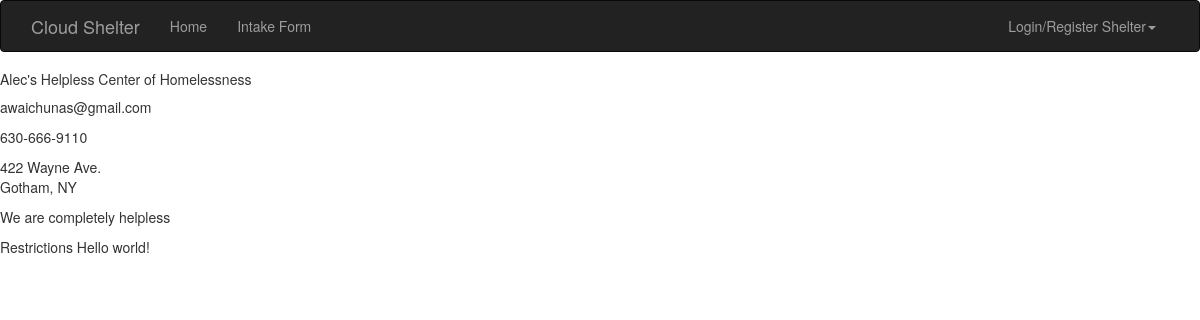
The app's page /shelter/1/ with its own data.
### App/models.py (models this page shows, shortened)
class Shelter(models.Model):
    user = models.OneToOneField(User, on_delete=models.CASCADE)
    userid = models.IntegerField()
    shelter_name = models.CharField(max_length=500)
    shelter_support_email = models.CharField(max_length=200) #See Below?
    shelter_support_tele = models.CharField(max_length=15) #See Below?
    shelter_address = models.CharField(max_length=200)
    shelter_city = models.CharField(max_length=200)
    shelter_state = models.CharField(max_length=2)
    shelter_desc = models.CharField(max_length=5000)
    shelter_restrictions = models.CharField(max_length=2000)
    service_rooms = models.OneToOneField(RoomService)
    service_foods = models.OneToOneField(FoodService)
    service_house = models.OneToOneField(HousingService)
    service_physical_illness = models.OneToOneField(PhysicalHealthService)
    service_mental_illness = models.OneToOneField(MentalHealthService)
    service_veteran_aid = models.OneToOneField(VeteranAid)

### App/views.py (the view)
# urls.py: url(r'^shelter/(?P<shelter_id>[0-9]+)/', views.shelter_view, name='shelter'),
def shelter_view(request, shelter_id):
    shelter = get_object_or_404(Shelter, pk=shelter_id)
    context = {
        'app_name': APP_NAME,
        'user': request.user,
        'shelter': shelter,
    }
    return render(request, 'shelter.html', context)

### templates/shelter.html (shortened to what this page needs)
{% extends 'app_base.html' %}
{% block content %}
<div>
    <div style="font-weight: bold;">
        <h5>{{ shelter.shelter_name }}</h5>
        <span style="font-weight: normal;">
            <p> {{ shelter.shelter_support_email }} </p>
            <p> {{ shelter.shelter_support_tele }} </p>
            <p> {{ shelter.shelter_address}}<br> {{ shelter.shelter_city }}, {{ shelter.shelter_state }} </p>
            <p> {{ shelter.shelter_desc }}</p>
            {% if not shelter.shelter_restrictions == ''%}
                <p>Restrictions {{ shelter.shelter_restrictions }} </p>
            {% endif %}
        </span>
    </div>
</div>
{% endblock %}

### records on screen
Shelter: shelter_name "Alec's Helpless Center of Homelessness", shelter_support_email "awaichunas@gmail.com", shelter_support_tele "630-666-9110", shelter_address "422 Wayne Ave.", shelter_city "Gotham", shelter_state "NY", shelter_desc "We are completely helpless", shelter_restrictions "Hello world!"

### other values on screen
{{ app_name }} "Cloud Shelter"
